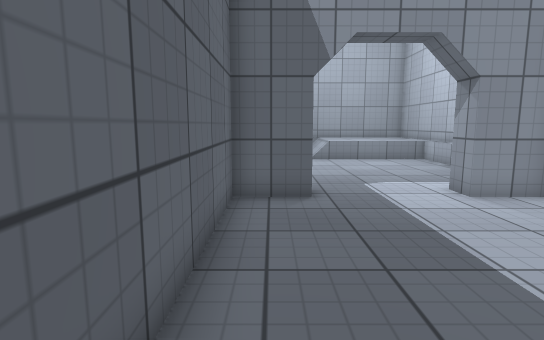
[1] (above)

16 first-person views from a walk through a 3-D level made in the Unity game engine. The camera is 1.2 m above the floor, tilts 8° down and sees 80° across. Doors are open. The floor is counted in squares, 0.66 m on a side. Each view is taken from the middle of a square. On the plan, view 1 faces up. The plan holds only what a view shows up to about 17 squares ahead; the rest is blank. The player is left out. Some surface patterns are stand-ins.

[2]
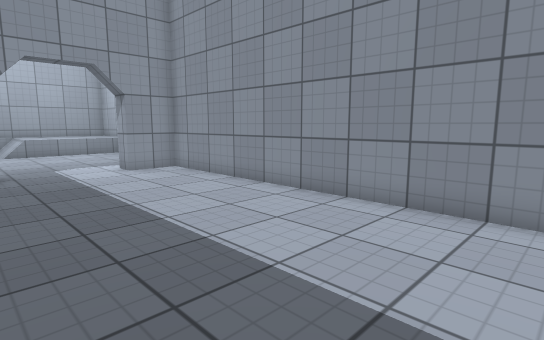

[3]
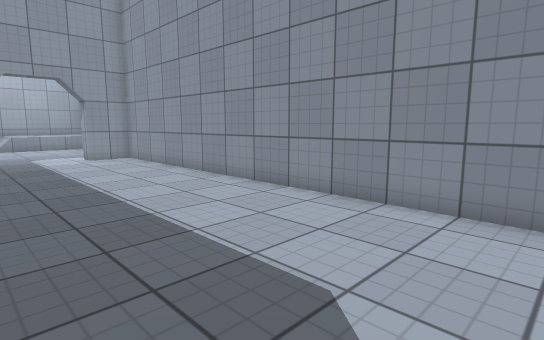

[4]
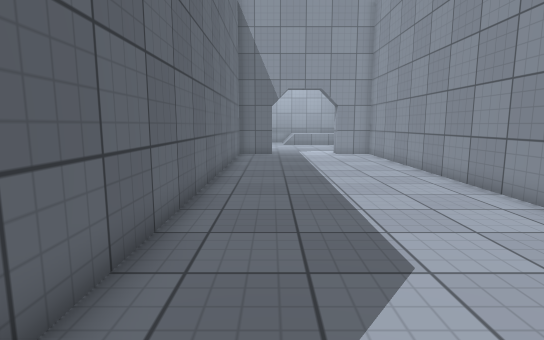

[5]
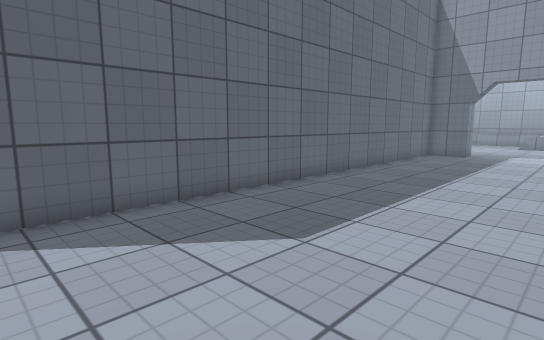

[6]
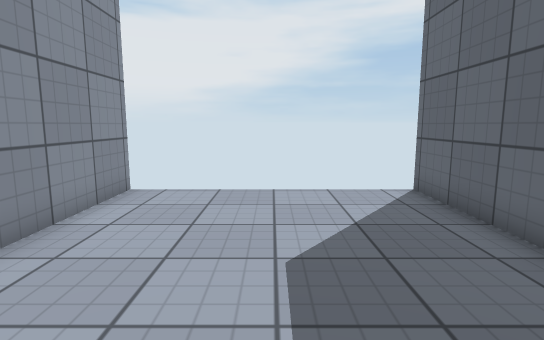

[7]
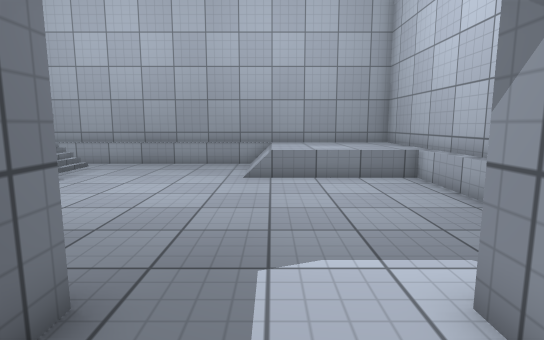

[8]
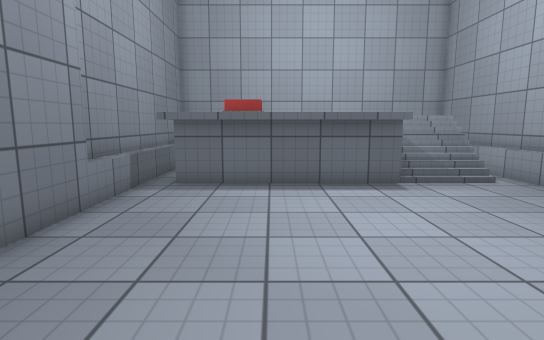

[9]
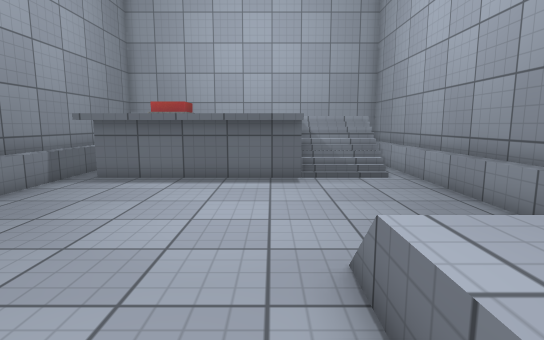

[10]
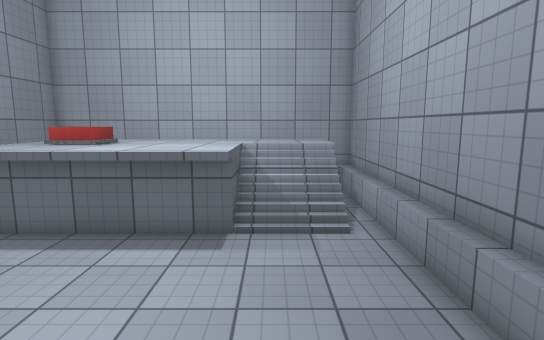

[11]
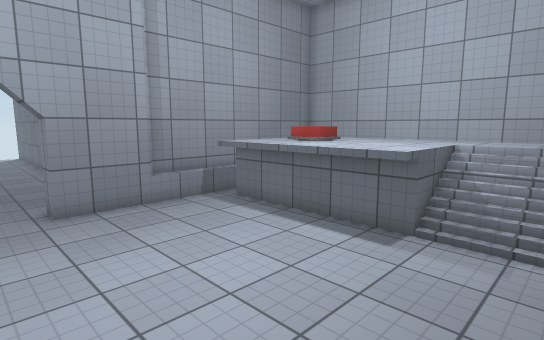

[12]
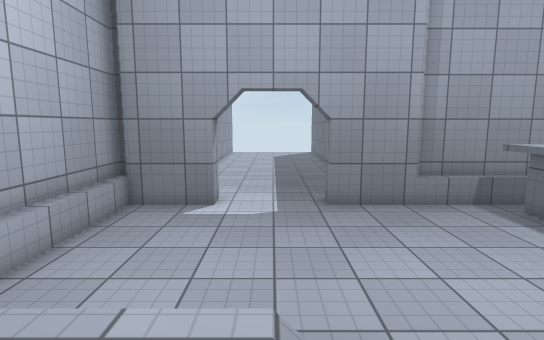

[13]
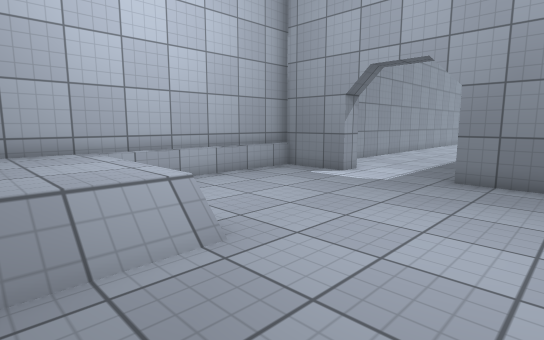

[14]
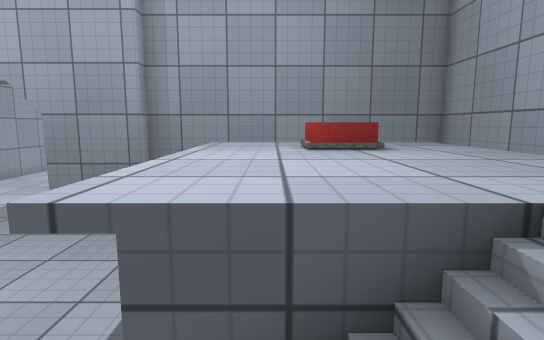

[15]
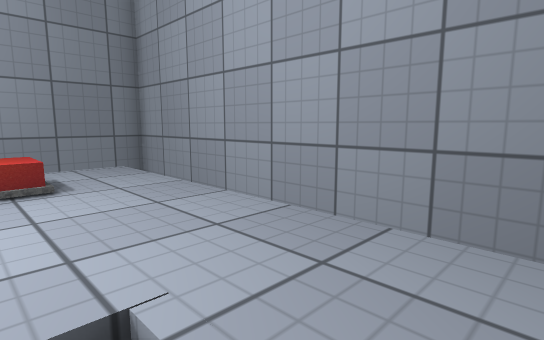

[16]
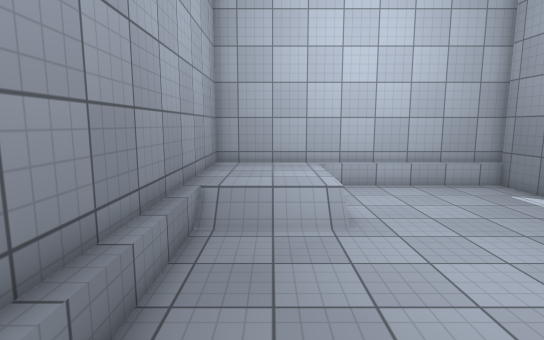

### Floor plan
Key: @ floor where view 1 was taken; # wall or solid block; . main floor; : floor 0.75 m higher than the main floor; + floor 1.5 m higher than the main floor; / step, stairs or slope; D open door; = window, fence, low wall or low ledge; v drop or lower ground; O other object.
Columns run from 12 left of view 1 to 9 right of it. Each row starts with its distance up from view 1.
 22 #################
 21 #vvvvv=========######
 20 # vvvv/.......//::::#
 19 # +++//.......//:::: #
 18 # +++//.......//:::: #
 17 # +++//+....../=....v#
 16 # ++++++............##
 15 # ++++++............##
 14 # ++++++............#
 13 # ++++++............#
 12 # +++O++............#
 11 # ++++++............#
 10 # vvvvvvv...........#
  9 #vvvvvvv#####DDDDD###
  8 #      ######DDDD####
  7            #.......#
  6            #.......#
  5            #.......#
  4            #.......#
  3            #.......#
  2            #.......#
  1            #.......#
  0            #@......#
 -1            #.......#
 -2            #.......#
 -3            #.......#
 -4            #.......#
 -5            #.......#
 -6            #.......#
 -7            #.......#
 -8            #.......#
 -9            #.......#
-10            #.......#
-11            #.......#
-12            #.......#
-13            #       #

Where each view was taken, in squares from view 1:
view 1: 0 up, 0 right, facing up
view 2: 5 down, 0 right, facing up-right
view 3: 10 down, 0 right, facing up-right
view 4: 12 down, 1 right, facing up
view 5: 12 down, 6 right, facing up-left
view 6: 4 down, 3 right, facing down
view 7: 6 up, 3 right, facing up
view 8: 13 up, 5 right, facing left
view 9: 16 up, 6 right, facing left
view 10: 18 up, 3 right, facing left
view 11: 20 up, 3 right, facing down-left
view 12: 20 up, 3 right, facing down
view 13: 20 up, 2 left, facing down-right
view 14: 19 up, 6 left, facing down
view 15: 19 up, 7 left, facing down-left
view 16: 19 up, 6 left, facing right
